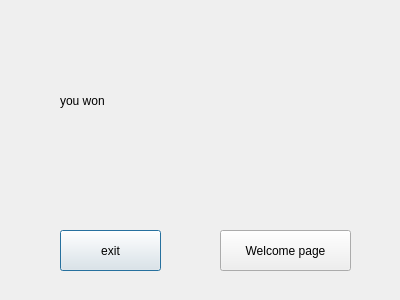
<?xml version="1.0" encoding="UTF-8"?>
<ui version="4.0">
 <class>Winnerpage</class>
 <widget class="QDialog" name="Winnerpage">
  <property name="geometry">
   <rect>
    <x>0</x>
    <y>0</y>
    <width>400</width>
    <height>300</height>
   </rect>
  </property>
  <property name="windowTitle">
   <string>Dialog</string>
  </property>
  <widget class="QLabel" name="label">
   <property name="geometry">
    <rect>
     <x>60</x>
     <y>10</y>
     <width>281</width>
     <height>181</height>
    </rect>
   </property>
   <property name="styleSheet">
    <string notr="true">font: 40pt &quot;Segoe UI&quot;;
color: rgb(0, 0, 0);</string>
   </property>
   <property name="text">
    <string>you won</string>
   </property>
  </widget>
  <widget class="QPushButton" name="pushButton">
   <property name="geometry">
    <rect>
     <x>60</x>
     <y>230</y>
     <width>101</width>
     <height>41</height>
    </rect>
   </property>
   <property name="text">
    <string>exit</string>
   </property>
  </widget>
  <widget class="QPushButton" name="Welbut">
   <property name="geometry">
    <rect>
     <x>220</x>
     <y>230</y>
     <width>131</width>
     <height>41</height>
    </rect>
   </property>
   <property name="text">
    <string>Welcome page</string>
   </property>
  </widget>
 </widget>
 <resources/>
 <connections/>
</ui>
